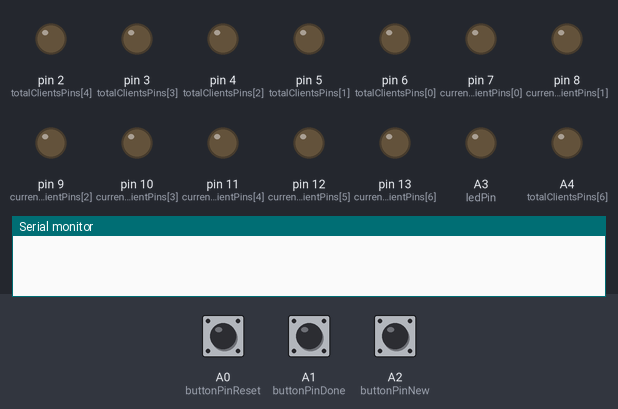
A sketch run on a simulated Arduino Uno, built with avr-gcc and run on an emulated ATmega328P. Parts: output pins drawn as LEDs (lit = HIGH), the last lines printed to the serial monitor. The test bench sets the inputs (shaded band); at power-on: A2 (buttonPinNew) LOW, A1 (buttonPinDone) LOW, A0 (buttonPinReset) LOW.

Above: at 1.2 s.
1.3 s: A2 (buttonPinNew) pulled HIGH for 1 s
At 3.0 s:
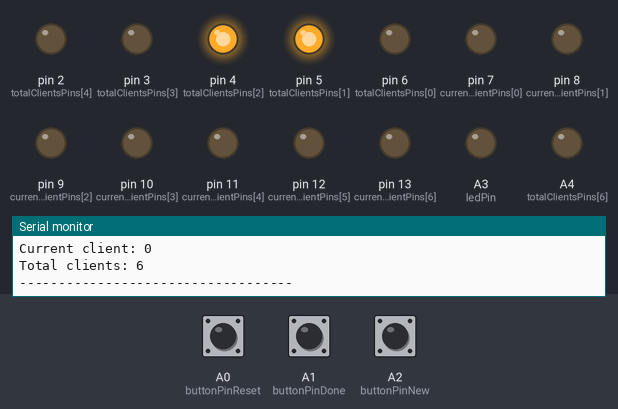
3.8 s: A1 (buttonPinDone) pulled HIGH for 1 s
At 5.4 s:
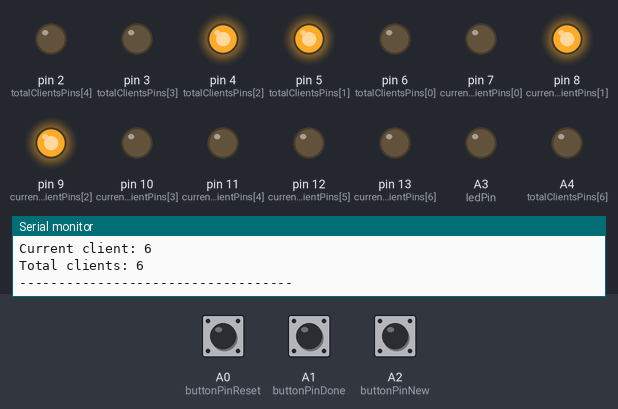
6.8 s: A2 (buttonPinNew) pulled HIGH for 0.15 s
At 8.1 s:
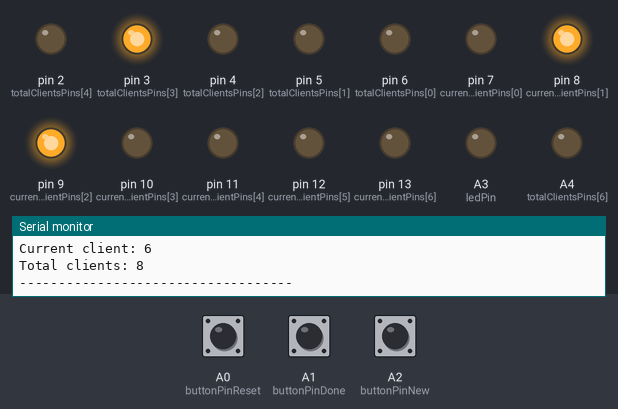
8.4 s: A1 (buttonPinDone) pulled HIGH for 0.15 s
At 9.3 s:
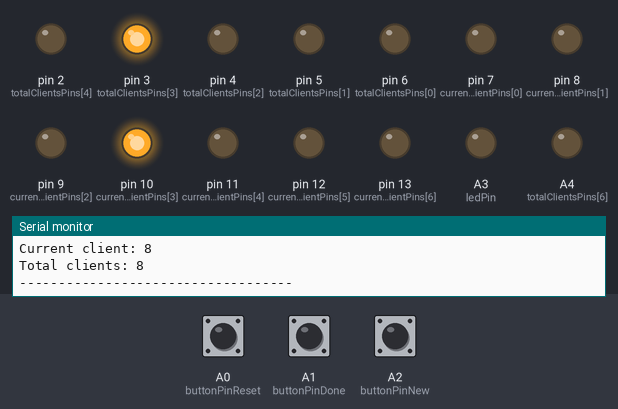
10.0 s: A2 (buttonPinNew) pulled HIGH for 3.2 s
At 11.4 s:
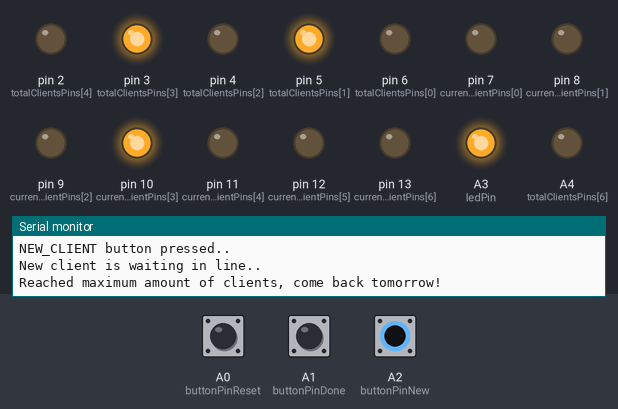
14.7 s: A1 (buttonPinDone) pulled HIGH for 0.15 s
At 15.4 s:
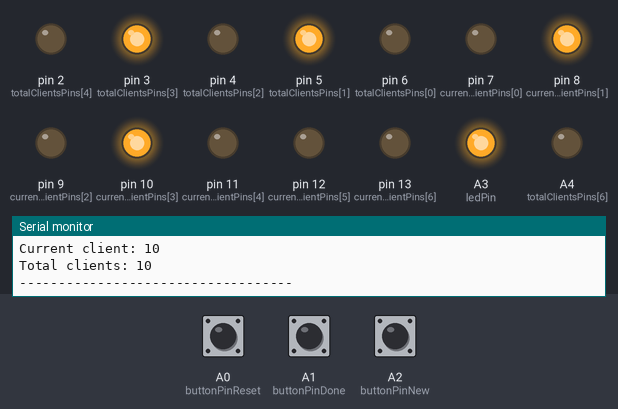
Timing chart, 0 to 17.3 s (numbered marks = the images above; inputs shaded):
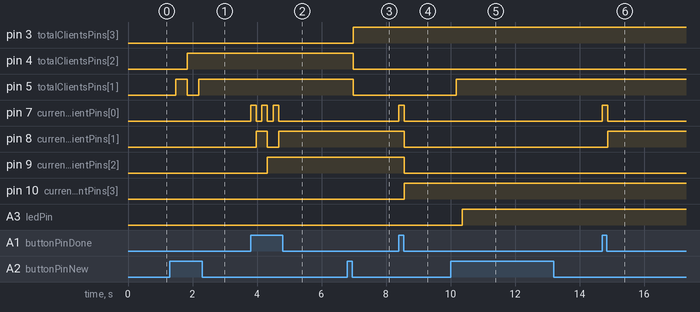

Measured:
- after the input at 1.3 s, pin 4 (totalClientsPins[2]): LOW → HIGH after 0.54 s; pin 5 (totalClientsPins[1]): LOW → HIGH after 0.18 s, → LOW 0.36 s later, → HIGH 0.36 s later
- after the input at 3.8 s, pin 7 (currentClientPins[0]): alternates HIGH for 0.18 s and LOW for 0.18 s, 6 changes in all, then stays LOW, starting at once; pin 8 (currentClientPins[1]): LOW → HIGH after 0.17 s, → LOW 0.35 s later, → HIGH 0.35 s later; pin 9 (currentClientPins[2]): LOW → HIGH after 0.52 s
- after the input at 6.8 s, pin 3 (totalClientsPins[3]): LOW → HIGH after 0.18 s; pin 4 (totalClientsPins[2]), pin 5 (totalClientsPins[1]): HIGH → LOW after 0.18 s
- after the input at 8.4 s, pin 7 (currentClientPins[0]): LOW → HIGH at once, → LOW 0.17 s later; pin 8 (currentClientPins[1]), pin 9 (currentClientPins[2]): HIGH → LOW after 0.17 s; pin 10 (currentClientPins[3]): LOW → HIGH after 0.17 s
- after the input at 10.0 s, pin 5 (totalClientsPins[1]): LOW → HIGH after 0.18 s; A3 (ledPin): LOW → HIGH after 0.36 s
- after the input at 14.7 s, pin 7 (currentClientPins[0]): LOW → HIGH at once, → LOW 0.17 s later; pin 8 (currentClientPins[1]): LOW → HIGH after 0.17 s

The sketch:

client_service1.ino
```cpp
const int buttonPinNew = A2;
const int buttonPinDone = A1;
const int buttonPinReset = A0;

const int ledPin = A3;

const int totalClientsPins[] = {6, 5, 4, 3, 2, A5, A4};
const int currentClientPins[] = {7, 8, 9, 10, 11, 12, 13};

int buttonStateNew = 0;
int buttonStateDone = 0;
int buttonStateReset = 0;

const int max_clients = 10;

unsigned char current_client = 0;
unsigned char total_clients = 0;
bool full = false;

void setup() {
  // initialize the LED pin as an output:
  pinMode(ledPin, OUTPUT);

  // Initialize LED pins as outputs
  for (int i = 0; i < 8; i++) {
    pinMode(totalClientsPins[i], OUTPUT);
  }
  for (int i = 0; i < 8; i++) {
    pinMode(currentClientPins[i], OUTPUT);
  }

  // initialize the pushbutton pins as an input:
  pinMode(buttonPinNew, INPUT);
  pinMode(buttonPinDone, INPUT);
  pinMode(buttonPinReset, INPUT);

  Serial.begin(9600);
}

void loop() {
  // read the state of the pushbutton value:
  buttonStateNew = digitalRead(buttonPinNew);
  buttonStateDone = digitalRead(buttonPinDone);
  buttonStateReset = digitalRead(buttonPinReset);

  if (buttonStateNew == HIGH)
  {
    Serial.println("NEW_CLIENT button pressed..");
    NewClientState();
  }
  else if (buttonStateDone == HIGH)
  {
    Serial.println("DONE button pressed..");
    ClientIsDoneState();
  }
  else if (buttonStateReset == HIGH)
  {
    Serial.println("RESET button pressed..");
    ResetState();
  }
}

void NewClientState(){
  Serial.println("New client is waiting in line..");

  if(total_clients+1 > max_clients)
  {
    SetFullState();
  }
  else
  {
    total_clients++;
  }

  PrintClients();
}

void ClientIsDoneState(){
  Serial.println("Client is done, getting next one..");

  if(current_client+1 > total_clients)
  {
    Serial.println("No client waiting in line!");
  }
  else
  {
    current_client++;
  }

  PrintClients();
}

void ResetState(){
  Serial.println("Resetting..");

  current_client = 0;
  total_clients = 0;
  full = false;
  digitalWrite(ledPin, LOW);

  Serial.println("Reset is complete..");

  PrintClients();
}

void SetFullState(){
  if(full)
  {
    Serial.println("Reached maximum amount of clients, come back tomorrow!");
    return;
  }

  full = true;
  digitalWrite(ledPin, HIGH);
  Serial.println("Reached maximum amount of clients, come back tomorrow!");
}

void PrintClients(){

  SetTotalClientsLEDs();
  SetCurrentClientLEDs();

  Serial.println("-----------------------------------");
  Serial.print("Current client: ");
  Serial.println(current_client);

  Serial.print("Total clients: ");
  Serial.println(total_clients);
  Serial.println("-----------------------------------");
}

void SetTotalClientsLEDs(){

  for (int i = 0; i < 8; i++) {
    // Turn on or off the LED based on the bit value
    bool bit = (total_clients >> i) & 1;
    if (bit == 1 && totalClientsPins[i] != HIGH) {
    	digitalWrite(totalClientsPins[i], HIGH);  // Turn on the LED
    }
    else if (bit == 0 && totalClientsPins[i] != LOW) {
      	digitalWrite(totalClientsPins[i], LOW);   // Turn off the LED
    }
  }

}

void SetCurrentClientLEDs(){

  for (int i = 0; i < 8; i++) {
    // Turn on or off the LED based on the bit value
    bool bit = (current_client >> i) & 1;
    if (bit == 1 && currentClientPins[i] != HIGH) {
    	digitalWrite(currentClientPins[i], HIGH);  // Turn on the LED
    }
    else if (bit == 0 && currentClientPins[i] != LOW) {
      	digitalWrite(currentClientPins[i], LOW);   // Turn off the LED
    }
  }

}
```
